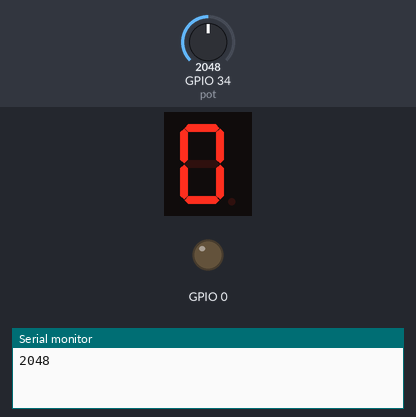
Recording of a sketch running on a simulated ESP32. Shown: 1-digit seven-segment display, output pins drawn as LEDs (lit = HIGH), the last lines printed to the serial monitor. Wiring (from diagram.json): 1-digit 7-segment display, segments lit when HIGH: segments GPIO 12, GPIO 13, GPIO 14, GPIO 15, GPIO 5, GPIO 18, GPIO 19. Inputs (shaded band) come from the test bench; at power-on: GPIO 34 (pot) = 2048. The segment pins are drawn as the display they are named for; pins used as bus, display or sensor lines are not drawn.

Above: at 5.1 s.
9.4 s: GPIO 34 (pot) set to 2975
23.4 s: GPIO 34 (pot) set to 3049
At 31.9 s:
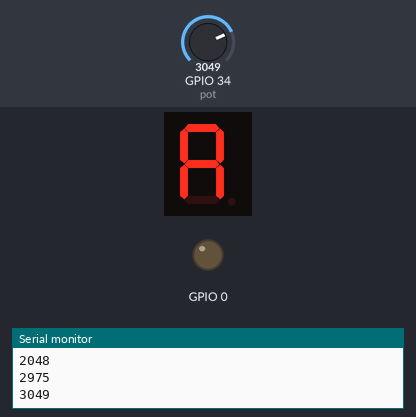
34.5 s: GPIO 34 (pot) set to 1961
At 43.9 s:
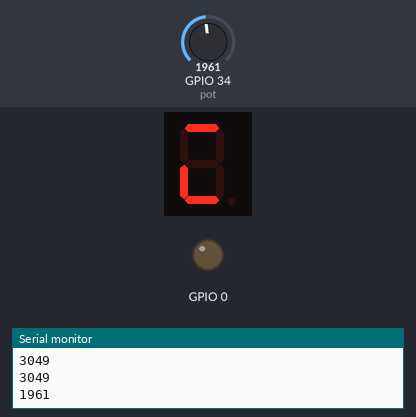
45.5 s: GPIO 34 (pot) set to 2040
At 54.4 s:
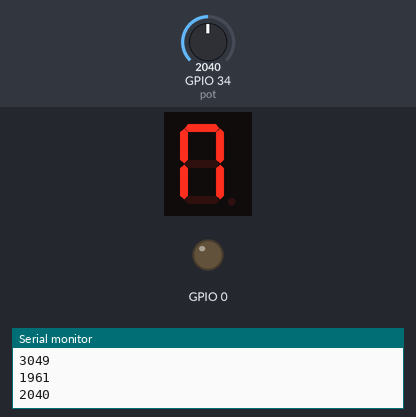
57.0 s: GPIO 34 (pot) set to 1960
At 61.4 s:
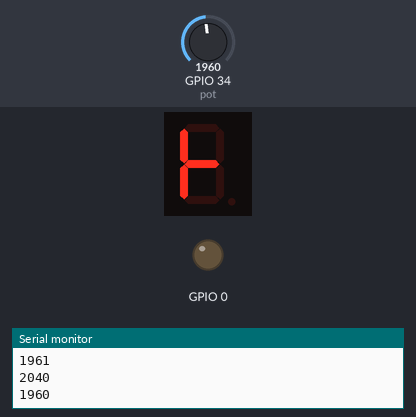
Timing chart, 0 to 62.9 s (numbered marks = the images above; inputs shaded):
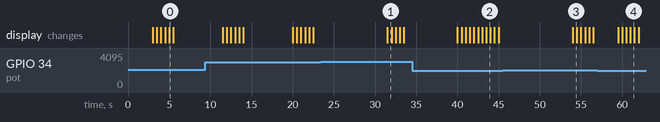

The sketch:

nivelpotenciometro.ino
```cpp
int pot =  34;
int letpot = 0;

int LEDs[ ] = {12, 13, 14, 15, 5, 18, 19};
bool segmentos1[6] [8]  = { {0,0,1,1,1,1,1}, // B
                           {1,1,1,0,1,1,1}, // A
                           {1,0,0,1,1,0,0}, // I
                           {0,0,0,0,1,1,1}, // X
                           {1,1,1,1,1,1,0}, }; // O

bool segmentos2[6] [8]  = {

                            {1,1,1,0,1,1,0}, // M
                            {1,0,0,1,1,1,1}, // E
                            {0,1,1,1,1,0,1}, // D
                            {1,0,0,1,1,0,0}, // I
                            {1,1,1,1,1,1,0}, }; // O

bool segmentos3[5] [8]  = {
                            {1,1,1,0,1,1,1}, // A
                            {0,0,0,1,1,1,0}, // L
                            {0,0,0,1,1,1,1}, // T
                            {1,1,1,1,1,1,0}, }; // O


void setup(){
Serial.begin(115200);
for (int i = 0; i<8; i++) {
pinMode(LEDs[i],OUTPUT);
        }
pinMode(pot, INPUT);
}

void loop() {
letpot = analogRead(pot);
Serial.println(letpot);
for(int j=0; j<6;j++){
 for(int i=0; i<8; i++){
if (letpot <=2000){
digitalWrite(LEDs[i], segmentos1[j][i]);
}
  }
delay(500);
 }
 for(int j=0; j<6;j++){
 for(int i=0; i<8; i++){
if (letpot >=2001 && letpot <= 3000){
digitalWrite(LEDs[i], segmentos2[j][i]);
}
 }
delay(500);
 }
for(int j=0; j<5;j++){
 for(int i=0; i<8; i++){
if (letpot >=3001 && letpot <= 4095){
digitalWrite(LEDs[i], segmentos3[j][i]);
}
  }
delay(500);
 }
}
```

Measured:
- the behaviour switches between 3000 and 3001 on GPIO 34 (pot) (found by bisection; images 0 and 1)
- after the input at 23.4 s, the display: changes after 8.1 s (image 1)
- after the input at 45.5 s, the display: changes after 8.5 s (image 3)
- what the display in image 0 shows lasts 0.5 s, from 5.0 s to 5.5 s
